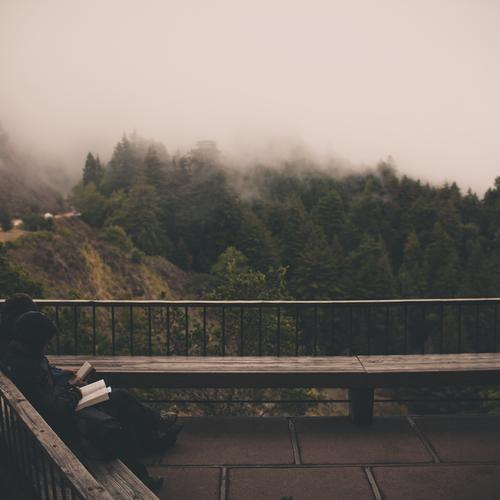
#> input picture 09/500.jpg, 500 x 500 px
$ python main.py
#> lines starting #> are read from the running program, lines starting #| are printed output that depends on the picture
from matplotlib import pyplot as plt
import cv2

img = cv2.imread("./500.jpg")
#> img is the input picture: shape (500, 500, 3); mean B, G, R 104.2, 110.5, 117.7
cv2.imshow("image", img)
(B, G, R) = cv2.split(img)
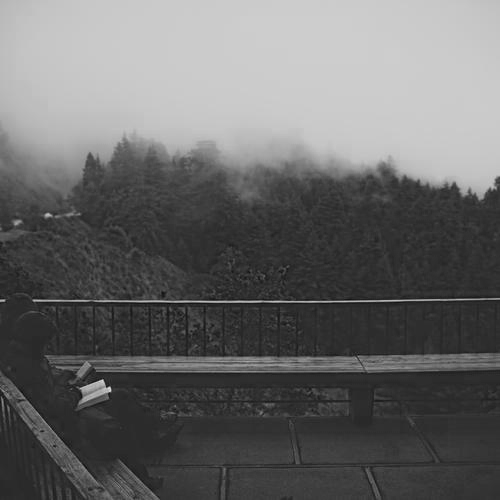
#> B: shape (500, 500); min 6, max 219, mean 104.2
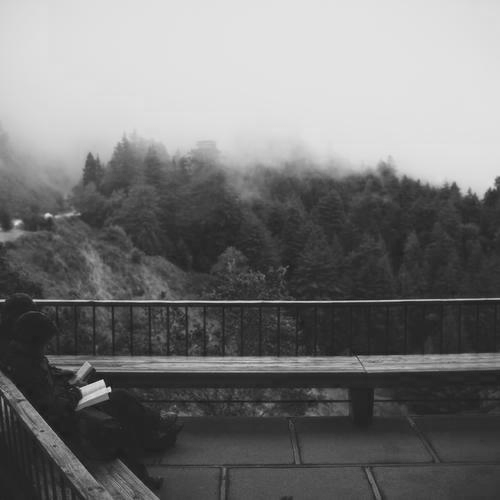
#> R: shape (500, 500); min 12, max 232, mean 117.7


histB = cv2.calcHist([B], [0], None, [256], [0, 256])
#> histB = 256 values, max 13200 at index 203, min 0 at index 0, mean 976.6
histG = cv2.calcHist([G], [0], None, [256], [0, 256])
#> histG = 256 values, max 18321 at index 212, min 0 at index 0, mean 976.6
histR = cv2.calcHist([R], [0], None, [256], [0, 256])
#> histR = 256 values, max 13872 at index 227, min 0 at index 0, mean 976.6


plt.figure()
plt.plot(histR, color="red")
plt.plot(histB, color="blue")
plt.plot(histG, color="green")
plt.show()
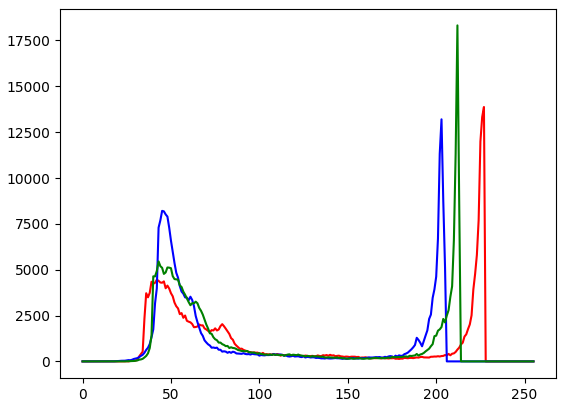
#> figure drawn by matplotlib, 1 panel; curve peaks at x = 227, y = 13872; curve peaks at x = 203, y = 13200; curve peaks at x = 212, y = 18321

cv2.waitKey(0)
